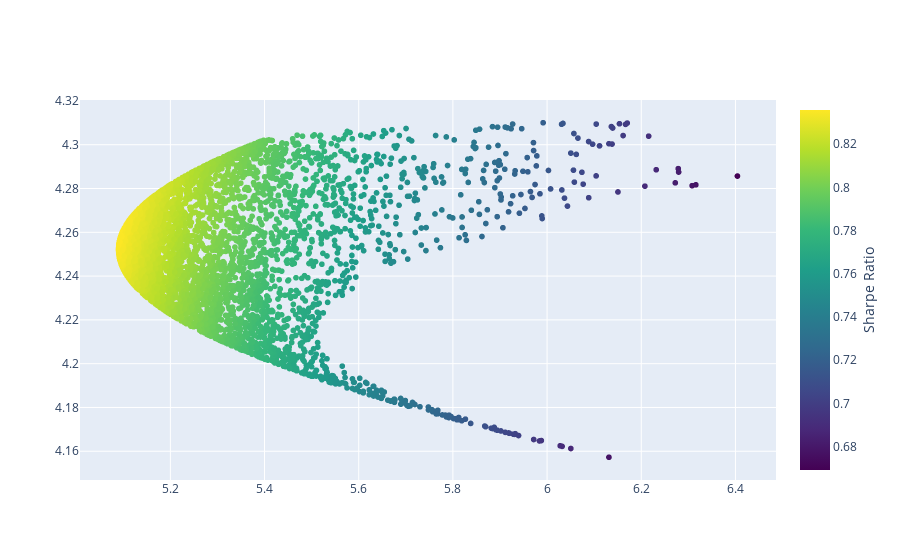

Notebook code for this chart:
### Code cell
mvgbm = rt.MVGBM(
    s0=[100,100,100], 
    r=0.0, 
    sigma=[.2,.2,.2], 
    T=0.25, 
    dt=1/252, 
    cor=[[1,0.5,0.5],[0.5,1,0.5],[0.5,0.5,1]],
    asset_names=['A','B','C']
    )
mvgbm.fit()
mvgbm.simulate()
mvgbm.plot_efficient_frontier(strike=100)

### Figure 1 — Plotly figure (JSON) as saved in the notebook; plotly's stock layout.template omitted (floating-point values rounded to 4 significant figures; data arrays with more than 128 entries replaced by an {"elided": "..."} marker saying what was removed)
{"data": [{"marker": {"color": {"elided": "5000 float values"}, "colorbar": {"tickmode": "array", "title": {"side": "right", "text": "Sharpe Ratio"}}, "colorscale": [[0, "#440154"], [0.1111, "#482878"], [0.2222, "#3e4989"], [0.3333, "#31688e"], [0.4444, "#26828e"], [0.5556, "#1f9e89"], [0.6667, "#35b779"], [0.7778, "#6ece58"], [0.8889, "#b5de2b"], [1, "#fde725"]]}, "mode": "markers", "showlegend": false, "text": {"elided": "5000 str values"}, "type": "scattergl", "x": {"elided": "5000 float values"}, "y": {"elided": "5000 float values"}}], "layout": {}}
